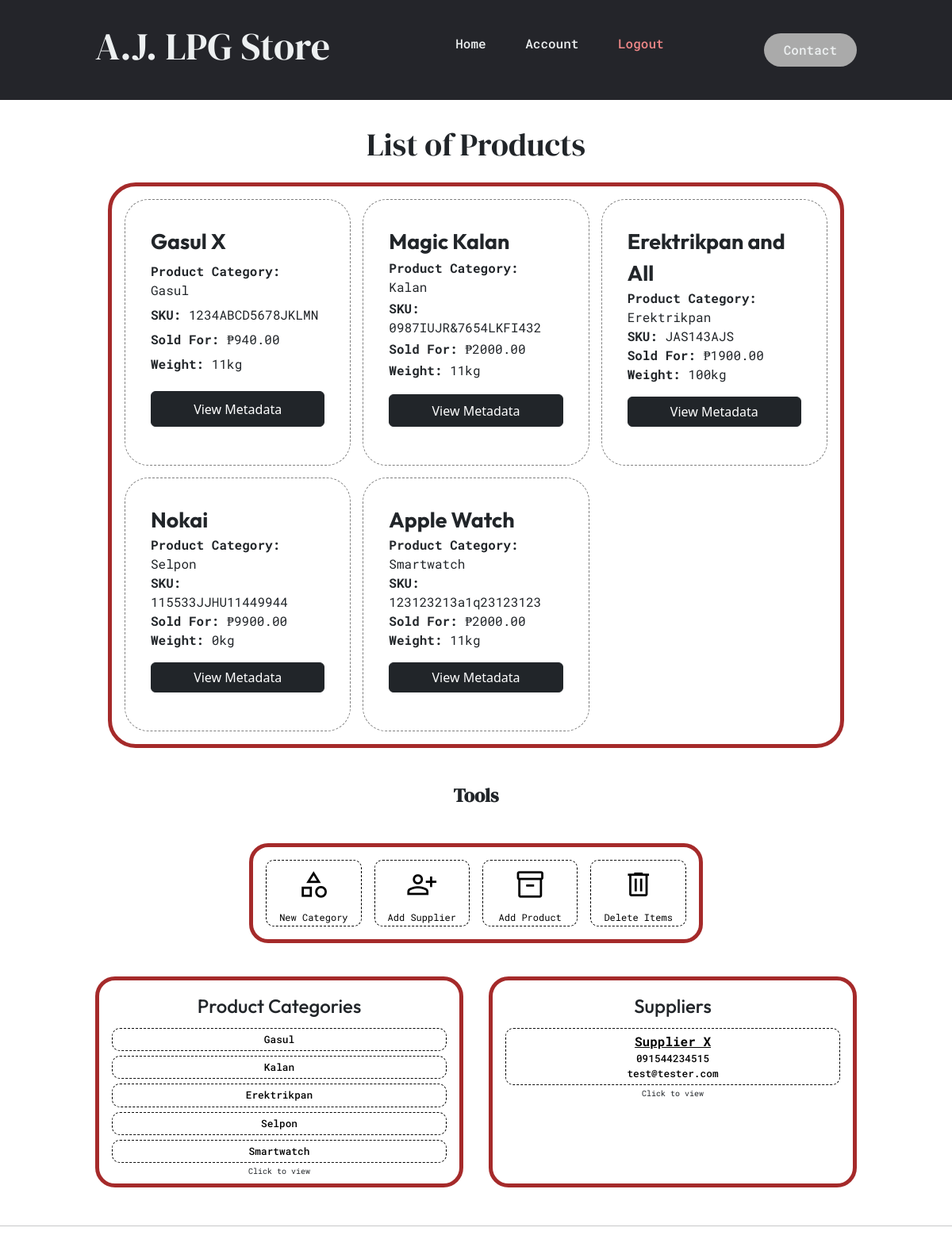
Screenshot of /products/ with the database file from the repository.
### home/models.py (models this page shows, shortened)
class Product(models.Model):
    product_name = models.CharField(max_length=255,default="Product 1",help_text="Official product name")
    description = models.TextField(help_text="Tell something about the product.")
    SKU = models.CharField(max_length=50, unique=True, help_text="SKU is a unique ID given mainly by manufacturers. Check the Unit or Documents if SKU is present.")
    category = models.OneToOneField(Category, on_delete=models.SET_NULL, null=True)
    weight = models.DecimalField(max_digits=10, decimal_places=2, null=True, blank=True)
    image = models.ImageField(upload_to='product_images/', null=True, blank=True)
    notes = models.TextField(null=True, blank=True)
    cost_price = models.DecimalField(max_digits=10, decimal_places=2, null=True, blank=True)
    selling_price = models.DecimalField(max_digits=10, decimal_places=2, null=True, blank=True)
    discount = models.DecimalField(max_digits=5, decimal_places=2, null=True, blank=True)

class Category(models.Model):
    category = models.CharField(max_length=50)
    def __str__(self):
        return self.category
    class Meta:
        verbose_name_plural = "Categories"

class Supplier(models.Model):
    name = models.CharField(max_length=255)
    contact = models.CharField(max_length=255)
    email = models.CharField(max_length=255, null=True, blank=True)
    website = models.CharField(max_length=255, null=True, blank=True)
    supplier_code = models.CharField(max_length=50, unique=True, editable=False)

### home/views.py (the view)
# urls.py: path('products/', views.add_product, name="mngr-products"),
def add_product(request):
    vars = {}
    vars["products"] = models.Product.objects.all()
    vars["product_number"] = models.Product.objects.count()
    vars["categories"] = models.Category.objects.all()
    vars["category_numbers"] = models.Category.objects.count()
    vars["suppliers"] = models.Supplier.objects.all()
    vars["supplier_numbers"] = models.Supplier.objects.count()
    return render(request, "blocks/productpage_blocks.html", vars)

### home/templates/blocks/productpage_blocks.html (shortened to what this page needs)
{% extends "home/add_product.html" %}
{% block product_navbar %}
{% include "chunks/navbar.html" %}
{% endblock %}
{% block list_products %}
    {% if product_number == 0 %}
        {% include "chunks/products_noneview.html" %}
        {% include "chunks/products_tools.html" %}
    {% else %}
            <div class="p_wrapper">
                {% for item in products %}
                <div class="p_container">
                    <p class="pname">{{ item.product_name }}</p>
                    <p class="category"><span>Product Category:</span> {{ item.category }}</p>
                    <p class="SKU"><span>SKU:</span> {{ item.SKU }}</p>
                    <p class="selling_p"><span>Sold For:</span> &#x20B1;{{ item.selling_price }}</p>
                    <p class="weight"><span>Weight:</span> {{ item.weight|floatformat:0 }}kg</p>
                    <button type="button" class="btn btn-dark" data-bs-toggle="modal" data-bs-target="#exampleModal{{ item.id }}">
                        View Metadata
                    </button>
                </div>
            {% endfor %}
            </div>
        <p style="font-weight: bold;">Tools</p>
        {% include "chunks/products_tools.html" %}
    {% endif %}
{% endblock %}
{% block view_others %}
<div class="wrapper_cat_supp">
    <div class="category_view">
        {% if category_numbers == 0 %}
            <h1>No product category created</h1>
        {% else %}
            <h2 class="section_title">Product Categories</h2>
            {% for cat in categories %}
                <div class="cat_wrap">
                    <a href="{% url 'edit_product' pk=cat.pk %}?formID=category"><p class="content">{{ cat.category }}</p></a>
                </div>
            {% endfor %}
        {%endif %}
        <small style="font-size: 10px;">Click to view</small>
    </div>
    <div class="supplier_view">
        {% if supplier_numbers == 0 %}
        <h1>No Suppliers Created</h1>
    {% else %}
        <h2 class="section_title">Suppliers</h2>
        {% for sup in suppliers %}
            <div class="sup_wrap">
                <a href="{% url 'edit_product' pk=sup.pk %}?formID=supplier"><p class="content">{{ sup.name }}</p></a>
                <a href="{% url 'edit_product' pk=sup.pk %}?formID=supplier"><p class="content">{{ sup.contact }}</p></a>
                <a href="{% url 'edit_product' pk=sup.pk %}?formID=supplier"><p class="content">{{ sup.email }}</p></a>
            </div>
            <small style="font-size: 10px;">Click to view</small>
        {% endfor %}
    {%endif %}
    </div>
</div>
{% endblock %}

### home/static/css/navbar.css (style rules this page uses)
:root { --global-font-style-navbar-menu: "Roboto Mono"; --global-font-style-navbar-title: "DM Serif Display"; --global-font-style-navbar-section-title: "Outfit"; }

### home/static/css/product_view.css (style rules this page uses)
:root { --global-font-style-navbar-menu: "Roboto Mono"; --global-font-style-navbar-title: "DM Serif Display"; --global-font-style-navbar-section-title: "Outfit"; }
.product_cont > p , small, h2 { font-family: var(--global-font-style-navbar-menu); margin: 0; text-align: center; }
.p_wrapper { display: grid; grid-template-columns: repeat(3, 1fr); grid-template-rows: auto; gap: 15px; padding: 1rem; border: 5px solid brown; border-radius: 35px; }
.product_cont > p { margin-top: 2rem; font-family: var(--global-font-style-navbar-title); font-size: clamp(0.8rem, 1rem + 0.7dvw, 1.5rem); }
.wrapper_cat_supp { display: grid; grid-template-columns: repeat(2,1fr); gap: 2rem; width: 80dvw; }
.wrapper_cat_supp > div { display: flex; flex-direction: column; border: 5px solid brown; border-radius: 25px ; padding: 0.5rem 1rem; }
.category_view { display: flex; flex-direction: column; justify-content: center; align-items: center; }
.category_view > h2, .supplier_view > h2 { font-size: 1.5rem; font-family: var(--global-font-style-navbar-section-title); margin: 10px; }
.cat_wrap, .sup_wrap { display: block; margin: 3px; padding: 4px; width: 100%; border: 1px dashed black; border-radius: 10px; transition: all 0.5s ease; }
.cat_wrap > a , .sup_wrap > a { display: block; text-decoration: none; font-family: var(--global-font-style-navbar-menu); font-weight: bold; text-align: center; }
.cat_wrap > a > p, .sup_wrap > a > p { color: black; margin: 0; font-weight: 500; font-size: 0.8rem; }
.supplier_view { display: flex; flex-direction: column; justify-content: flex-start; align-items: center; }
.sup_wrap > a:nth-child(1) > p { font-size: 1rem; font-weight: bold; text-decoration: underline; }

### home/static/css/product_list.css (style rules this page uses)
:root { --global-font-style-navbar-menu: "Roboto Mono"; --global-font-style-navbar-title: "DM Serif Display"; --global-font-style-navbar-section-title: "Outfit"; }
.p_container { display: grid; flex-direction: column; border-radius: 30px; padding: 2rem; border: 1px dashed grey; }
.p_container > p { margin: 0; font-family: var(--global-font-style-navbar-menu); }
.p_container > p.pname { font-family: var(--global-font-style-navbar-section-title); font-size: clamp(0.9rem, 1.3rem + .5dvw, 2rem); font-weight: bold; }
.p_container > p > span { font-weight: bold; }
.p_container > button { margin: 1rem 0; }

### rows the page displays
Product: product_name "Gasul X", category "Gasul", SKU "1234ABCD5678JKLMN", selling_price "940.00", weight "11"
Product: product_name "Magic Kalan", category "Kalan", SKU "0987IUJR&7654LKFI432", selling_price "2000.00", weight "11"
Product: product_name "Erektrikpan and All", category "Erektrikpan", SKU "JAS143AJS", selling_price "1900.00", weight "100"
Product: product_name "Nokai", category "Selpon", SKU "115533JJHU11449944", selling_price "9900.00", weight "0"
Product: product_name "Apple Watch", category "Smartwatch", SKU "123123213a1q23123123", selling_price "2000.00", weight "11"
Category: category "Gasul"
Category: category "Kalan"
Category: category "Erektrikpan"
Category: category "Selpon"
Category: category "Smartwatch"
Supplier: name "Supplier X", contact "091544234515", email "test@tester.com"
